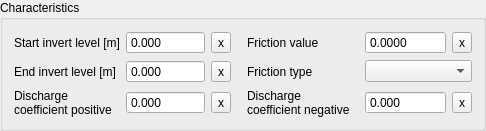
            <widget class="QGroupBox" name="grp_characteristics">
             <property name="enabled">
              <bool>true</bool>
             </property>
             <property name="locale">
              <locale language="English" country="UnitedStates"/>
             </property>
             <property name="title">
              <string>Characteristics</string>
             </property>
             <layout class="QGridLayout" name="gridLayout_4">
              <item row="4" column="1">
               <widget class="QDoubleSpinBox" name="discharge_coefficient_positive">
                <property name="sizePolicy">
                 <sizepolicy hsizetype="Expanding" vsizetype="Fixed">
                  <horstretch>0</horstretch>
                  <verstretch>0</verstretch>
                 </sizepolicy>
                </property>
                <property name="locale">
                 <locale language="English" country="UnitedStates"/>
                </property>
                <property name="buttonSymbols">
                 <enum>QAbstractSpinBox::NoButtons</enum>
                </property>
                <property name="decimals">
                 <number>3</number>
                </property>
                <property name="maximum">
                 <double>1000000.000000000000000</double>
                </property>
                <property name="showClearButton" stdset="0">
                 <bool>true</bool>
                </property>
                <property name="clearValue" stdset="0">
                 <bool>true</bool>
                </property>
                <property name="expressionsEnabled" stdset="0">
                 <bool>true</bool>
                </property>
               </widget>
              </item>
              <item row="1" column="4">
               <widget class="QDoubleSpinBox" name="friction_value">
                <property name="sizePolicy">
                 <sizepolicy hsizetype="Expanding" vsizetype="Fixed">
                  <horstretch>0</horstretch>
                  <verstretch>0</verstretch>
                 </sizepolicy>
                </property>
                <property name="locale">
                 <locale language="English" country="UnitedStates"/>
                </property>
                <property name="inputMethodHints">
                 <set>Qt::ImhNone</set>
                </property>
                <property name="buttonSymbols">
                 <enum>QAbstractSpinBox::NoButtons</enum>
                </property>
                <property name="decimals">
                 <number>4</number>
                </property>
                <property name="maximum">
                 <double>1000000.000000000000000</double>
                </property>
                <property name="showClearButton" stdset="0">
                 <bool>true</bool>
                </property>
                <property name="clearValue" stdset="0">
                 <bool>true</bool>
                </property>
                <property name="expressionsEnabled" stdset="0">
                 <bool>true</bool>
                </property>
               </widget>
              </item>
              <item row="1" column="0">
               <widget class="QLabel" name="label_12">
                <property name="locale">
                 <locale language="English" country="UnitedStates"/>
                </property>
                <property name="text">
                 <string>Start invert level [m]</string>
                </property>
                <property name="alignment">
                 <set>Qt::AlignLeading|Qt::AlignLeft|Qt::AlignVCenter</set>
                </property>
               </widget>
              </item>
              <item row="2" column="2">
               <widget class="QToolButton" name="invert_level_end_point_clear">
                <property name="text">
                 <string>x</string>
                </property>
               </widget>
              </item>
              <item row="4" column="3">
               <widget class="QLabel" name="label_15">
                <property name="text">
                 <string>Discharge coefficient negative</string>
                </property>
                <property name="alignment">
                 <set>Qt::AlignLeading|Qt::AlignLeft|Qt::AlignVCenter</set>
                </property>
                <property name="wordWrap">
                 <bool>true</bool>
                </property>
                <property name="margin">
                 <number>0</number>
                </property>
                <property name="indent">
                 <number>10</number>
                </property>
               </widget>
              </item>
              <item row="2" column="3">
               <widget class="QLabel" name="label_11">
                <property name="locale">
                 <locale language="English" country="UnitedStates"/>
                </property>
                <property name="inputMethodHints">
                 <set>Qt::ImhNone</set>
                </property>
                <property name="text">
                 <string>Friction type</string>
                </property>
                <property name="alignment">
                 <set>Qt::AlignLeading|Qt::AlignLeft|Qt::AlignVCenter</set>
                </property>
                <property name="indent">
                 <number>10</number>
                </property>
               </widget>
              </item>
              <item row="2" column="0">
               <widget class="QLabel" name="label_6">
                <property name="locale">
                 <locale language="English" country="UnitedStates"/>
                </property>
                <property name="text">
                 <string>End invert level [m]</string>
                </property>
                <property name="alignment">
                 <set>Qt::AlignLeading|Qt::AlignLeft|Qt::AlignVCenter</set>
                </property>
               </widget>
              </item>
              <item row="1" column="3">
               <widget class="QLabel" name="label_10">
                <property name="locale">
                 <locale language="English" country="UnitedStates"/>
                </property>
                <property name="inputMethodHints">
                 <set>Qt::ImhNone</set>
                </property>
                <property name="text">
                 <string>Friction value</string>
                </property>
                <property name="alignment">
                 <set>Qt::AlignLeading|Qt::AlignLeft|Qt::AlignVCenter</set>
                </property>
                <property name="margin">
                 <number>0</number>
                </property>
                <property name="indent">
                 <number>10</number>
                </property>
               </widget>
              </item>
              <item row="1" column="2">
               <widget class="QToolButton" name="invert_level_start_point_clear">
                <property name="text">
                 <string>x</string>
                </property>
               </widget>
              </item>
              <item row="1" column="1">
               <widget class="QDoubleSpinBox" name="invert_level_start_point">
                <property name="sizePolicy">
                 <sizepolicy hsizetype="Expanding" vsizetype="Fixed">
                  <horstretch>0</horstretch>
                  <verstretch>0</verstretch>
                 </sizepolicy>
                </property>
                <property name="locale">
                 <locale language="English" country="UnitedStates"/>
                </property>
                <property name="inputMethodHints">
                 <set>Qt::ImhNone</set>
                </property>
                <property name="buttonSymbols">
                 <enum>QAbstractSpinBox::NoButtons</enum>
                </property>
                <property name="decimals">
                 <number>3</number>
                </property>
                <property name="minimum">
                 <double>-99999999.000000000000000</double>
                </property>
                <property name="maximum">
                 <double>99999999.000000000000000</double>
                </property>
                <property name="showClearButton" stdset="0">
                 <bool>true</bool>
                </property>
                <property name="clearValue" stdset="0">
                 <bool>true</bool>
                </property>
                <property name="expressionsEnabled" stdset="0">
                 <bool>true</bool>
                </property>
               </widget>
              </item>
              <item row="2" column="1">
               <widget class="QDoubleSpinBox" name="invert_level_end_point">
                <property name="sizePolicy">
                 <sizepolicy hsizetype="Expanding" vsizetype="Fixed">
                  <horstretch>0</horstretch>
                  <verstretch>0</verstretch>
                 </sizepolicy>
                </property>
                <property name="locale">
                 <locale language="English" country="UnitedStates"/>
                </property>
                <property name="inputMethodHints">
                 <set>Qt::ImhNone</set>
                </property>
                <property name="buttonSymbols">
                 <enum>QAbstractSpinBox::NoButtons</enum>
                </property>
                <property name="decimals">
                 <number>3</number>
                </property>
                <property name="minimum">
                 <double>-99999999.000000000000000</double>
                </property>
                <property name="maximum">
                 <double>99999999.000000000000000</double>
                </property>
                <property name="showClearButton" stdset="0">
                 <bool>true</bool>
                </property>
                <property name="clearValue" stdset="0">
                 <bool>true</bool>
                </property>
                <property name="expressionsEnabled" stdset="0">
                 <bool>true</bool>
                </property>
               </widget>
              </item>
              <item row="4" column="2">
               <widget class="QToolButton" name="discharge_coefficient_positive_clear">
                <property name="text">
                 <string>x</string>
                </property>
               </widget>
              </item>
              <item row="4" column="4">
               <widget class="QDoubleSpinBox" name="discharge_coefficient_negative">
                <property name="sizePolicy">
                 <sizepolicy hsizetype="Expanding" vsizetype="Fixed">
                  <horstretch>0</horstretch>
                  <verstretch>0</verstretch>
                 </sizepolicy>
                </property>
                <property name="locale">
                 <locale language="English" country="UnitedStates"/>
                </property>
                <property name="inputMethodHints">
                 <set>Qt::ImhNone</set>
                </property>
                <property name="buttonSymbols">
                 <enum>QAbstractSpinBox::NoButtons</enum>
                </property>
                <property name="decimals">
                 <number>3</number>
                </property>
                <property name="minimum">
                 <double>-9999999999.000000000000000</double>
                </property>
                <property name="maximum">
                 <double>9999999999.000000000000000</double>
                </property>
                <property name="showClearButton" stdset="0">
                 <bool>true</bool>
                </property>
                <property name="clearValue" stdset="0">
                 <bool>true</bool>
                </property>
                <property name="expressionsEnabled" stdset="0">
                 <bool>true</bool>
                </property>
               </widget>
              </item>
              <item row="4" column="0">
               <widget class="QLabel" name="label_9">
                <property name="locale">
                 <locale language="English" country="UnitedStates"/>
                </property>
                <property name="text">
                 <string>Discharge
coefficient positive</string>
                </property>
                <property name="textFormat">
                 <enum>Qt::PlainText</enum>
                </property>
                <property name="alignment">
                 <set>Qt::AlignLeading|Qt::AlignLeft|Qt::AlignVCenter</set>
                </property>
                <property name="wordWrap">
                 <bool>true</bool>
                </property>
                <property name="indent">
                 <number>-1</number>
                </property>
               </widget>
              </item>
              <item row="1" column="5">
               <widget class="QToolButton" name="friction_value_clear">
                <property name="text">
                 <string>x</string>
                </property>
               </widget>
              </item>
              <item row="4" column="5">
               <widget class="QToolButton" name="discharge_coefficient_negative_clear">
                <property name="text">
                 <string>x</string>
                </property>
               </widget>
              </item>
              <item row="2" column="4" colspan="2">
               <widget class="QComboBox" name="friction_type">
                <property name="locale">
                 <locale language="English" country="UnitedStates"/>
                </property>
                <property name="inputMethodHints">
                 <set>Qt::ImhNone</set>
                </property>
               </widget>
              </item>
             </layout>
            </widget>
